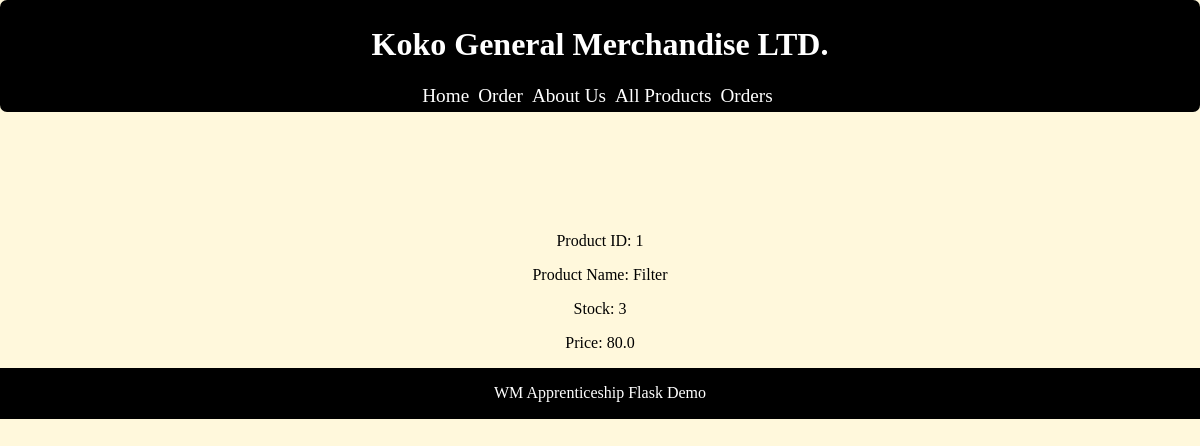
Before: /product_details/1 with the older database file.
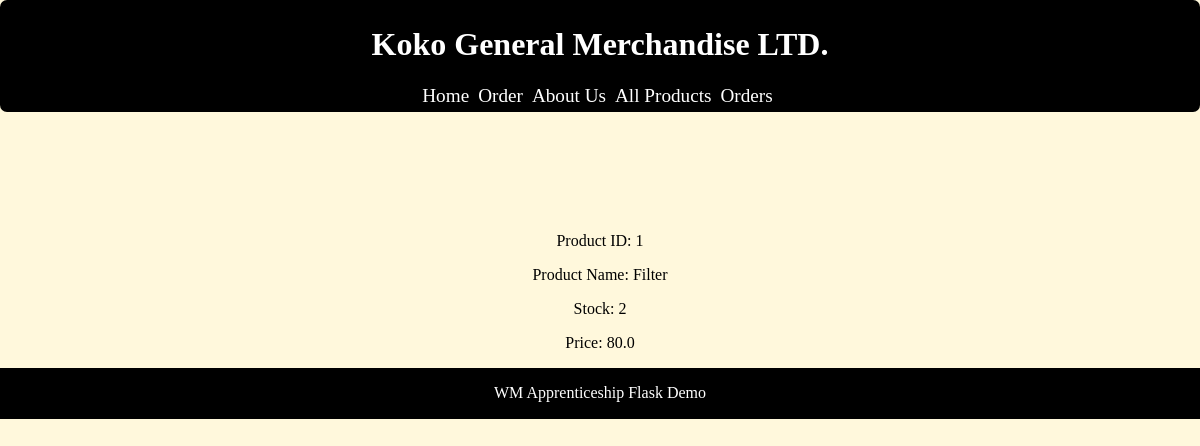
After: the same page with the newer database file.
### tables this page shows
CREATE TABLE products (
            id INTEGER PRIMARY KEY,
            name TEXT NOT NULL,
            active INTEGER NOT NULL,
            stock INTEGER NOT NULL,
            price REAL NOT NULL
        );

### app.py (the view)
@app.get("/product_details/<int:id>")
def product_details(id):
    product = get_product(id)
    if product is None:
        return "Product not found", 404
    return render_template("product_details.html", product=product)

### database.py (called while the page is built)
def get_connection():
    connection = sqlite3.connect("app.db")
    connection.row_factory = sqlite3.Row
    return connection

def get_product(product_id):
    connection = get_connection()
    product = connection.execute(
        "SELECT * FROM products WHERE id = ?",
        (product_id,),
    ).fetchone()
    connection.close()
    return product

### templates/product_details.html
{% extends "base.html"%}
{% block content %}
<p>Product ID: {{ product["id"] }}</p>
<p>Product Name: {{ product["name"] }}</p>
<p>Stock: {{ product["stock"] }}</p>
<p>Price: {{ product["price"] }}</p>
{% endblock %}

Changed rows visible on the page:
changed products "Filter": stock "3" → "2"
